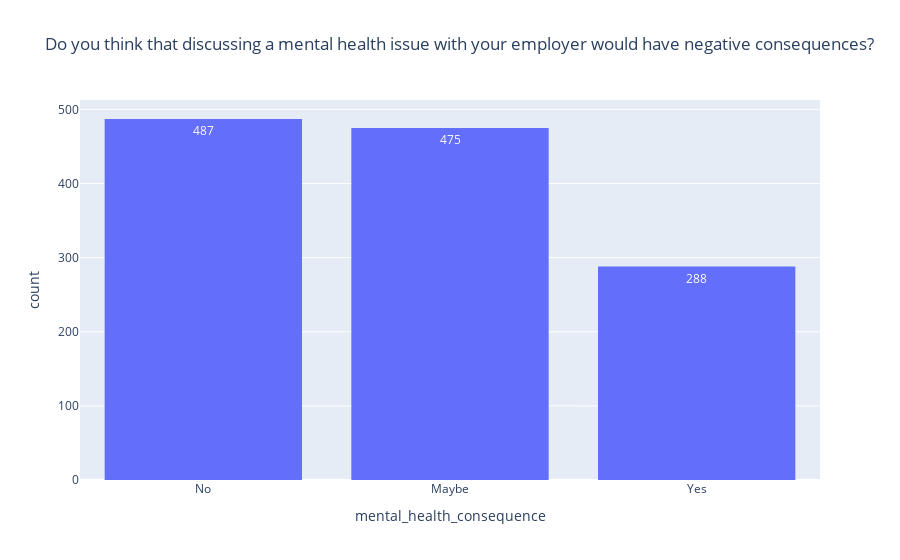

Notebook code for this chart:
### Markdown cell above
People generally feel less comfortable bringing up mental health issues with potential employers.
Unlike physical health issues, most wouldn't even consider bringing up mental health issues.

### Code cell
px.histogram(df, x = 'mental_health_consequence',
             text_auto=True, 
             title= 'Do you think that discussing a mental health issue with your employer would have negative consequences?')

### Figure 1 — Plotly figure (JSON) as saved in the notebook; plotly's stock layout.template omitted (floating-point values rounded to 4 significant figures; data arrays with more than 128 entries replaced by an {"elided": "..."} marker saying what was removed)
{"data": [{"alignmentgroup": "True", "bingroup": "x", "hovertemplate": "mental_health_consequence=%{x}<br>count=%{y}<extra></extra>", "legendgroup": "", "marker": {"color": "#636efa", "pattern": {"shape": ""}}, "name": "", "offsetgroup": "", "orientation": "v", "showlegend": false, "texttemplate": "%{value}", "type": "histogram", "x": {"elided": "1250 str values"}, "xaxis": "x", "yaxis": "y"}], "layout": {"barmode": "relative", "legend": {"tracegroupgap": 0}, "title": {"text": "Do you think that discussing a mental health issue with your employer would have negative consequences?"}, "xaxis": {"anchor": "y", "domain": [0, 1], "title": {"text": "mental_health_consequence"}}, "yaxis": {"anchor": "x", "domain": [0, 1], "title": {"text": "count"}}}}
